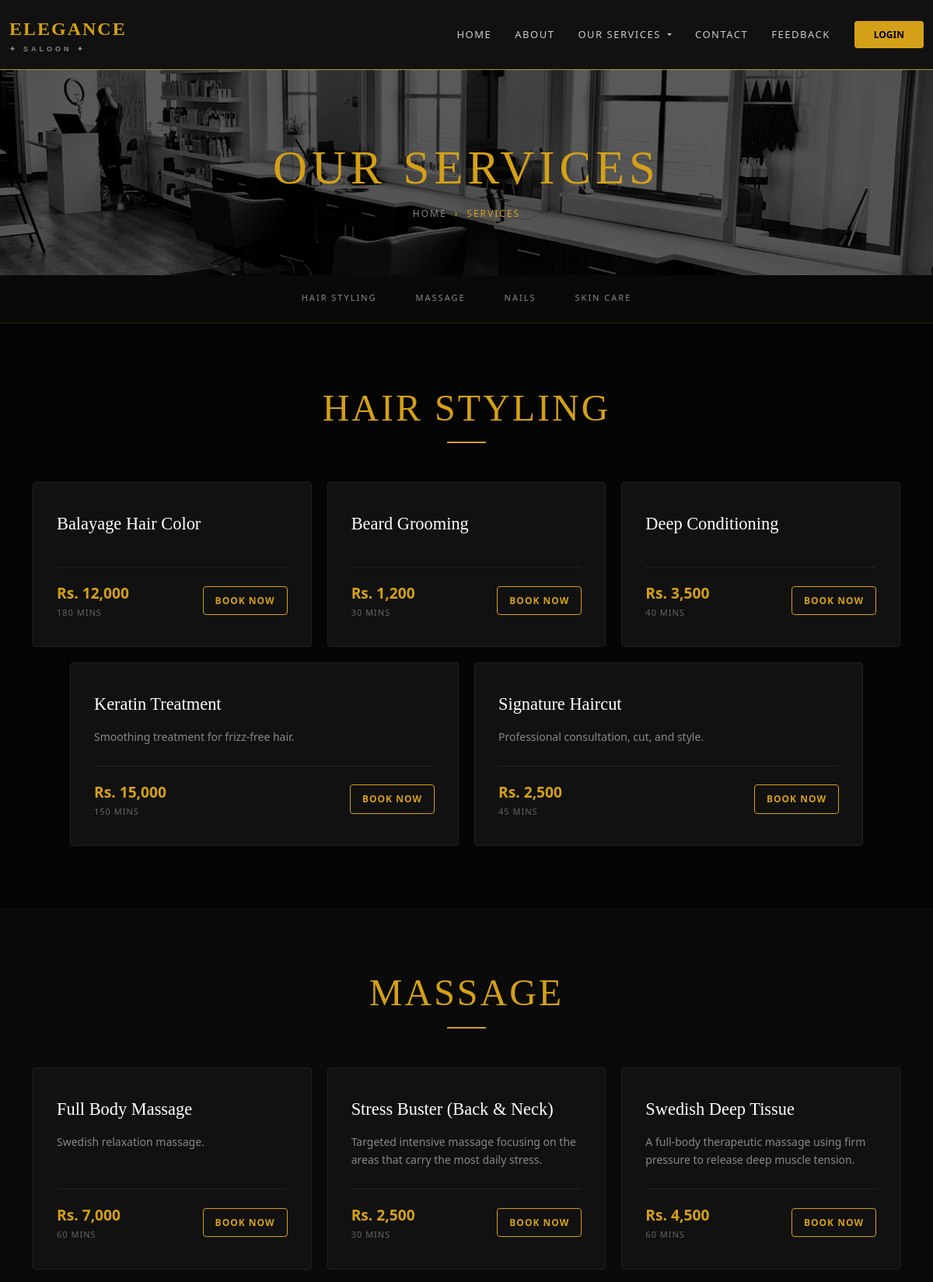
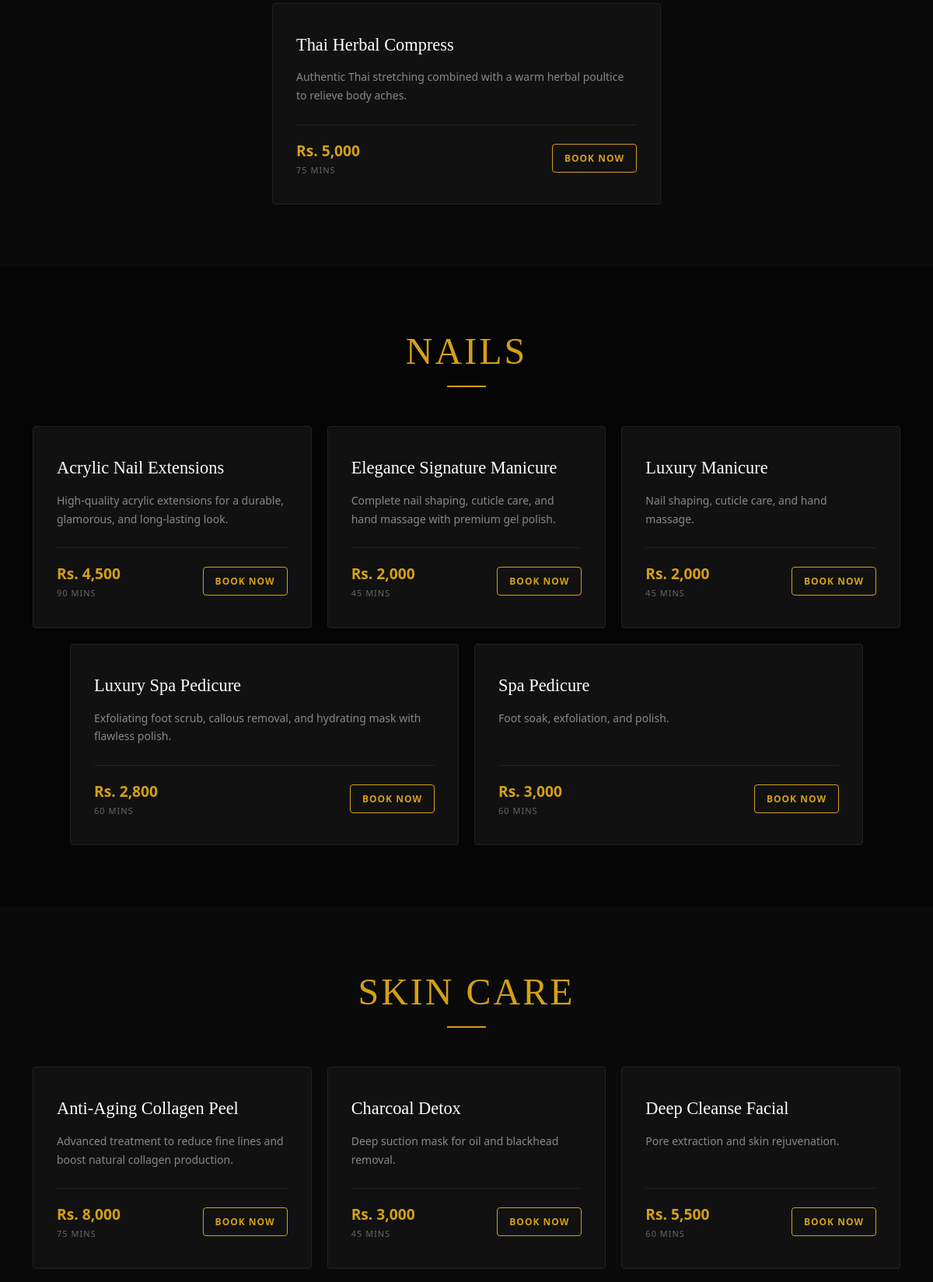
/services.php (upper part), run on the app's committed database (2 pictures, top to bottom).
### tables this page shows
CREATE TABLE `services` (
  `id` int(11) NOT NULL,
  `name` varchar(100) NOT NULL,
  `category` varchar(50) DEFAULT 'General',
  `description` text DEFAULT NULL,
  `price` decimal(10,2) DEFAULT NULL,
  `duration` int(11) DEFAULT 30,
  `status` enum('active','inactive') DEFAULT 'active'
);

### services.php (the view, shortened to what this page needs)
<?php
require_once 'includes/db.php';
$cat_query = "SELECT DISTINCT category FROM services WHERE status = 'active' ORDER BY category ASC";
$cat_result = mysqli_query($conn, $cat_query);
$categories = [];
if ($cat_result) {
    while ($row = mysqli_fetch_assoc($cat_result)) {
        $categories[] = $row['category'];
    }
}
?>
<!DOCTYPE html>
<html lang="en">
<head>
    <link rel="stylesheet" href="assets/css/bootstrap.min.css">
    <link rel="stylesheet" href="assets/css/style.css">
</head>
<body>
    <?php include('includes/header.php'); ?>
    <section class="page-hero">
        <h1>Our Services</h1>
        <div class="breadcrumb-row">
            <a href="index.php">Home</a>
            <span>&#8250;</span>
            <span>Services</span>
        </div>
    </section>
    <nav class="services-nav">
        <div class="container d-flex justify-content-center flex-wrap">
            <?php foreach ($categories as $catName): ?>
                <a href="#<?php echo strtolower(str_replace(' ', '-', $catName)); ?>"
                    class="nav-filter-btn">
                    <?php echo htmlspecialchars($catName); ?>
                </a>
            <?php endforeach; ?>
        </div>
    </nav>
    <?php
    $counter = 1;
    foreach ($categories as $catName):
        $is_alt = ($counter % 2 == 0);
        $section_id = strtolower(str_replace(' ', '-', $catName));
        $safe_cat = mysqli_real_escape_string($conn, $catName);
        $s_query = "SELECT * FROM services WHERE category = '$safe_cat' AND status = 'active' ORDER BY name ASC";
        $s_result = mysqli_query($conn, $s_query);
    ?>
        <section class="service-section <?php echo $is_alt ? 'alt-bg' : ''; ?>" id="<?php echo $section_id; ?>">
            <div class="container">
                <div class="section-header">
                    <h2 class="section-title"><?php echo htmlspecialchars($catName); ?></h2>
                    <div style="width: 50px; height: 2px; background: var(--primary-gold); margin: 15px auto;"></div>
                </div>
                <div class="services-container">
                    <?php while ($service = mysqli_fetch_assoc($s_result)): ?>
                        <div class="service-wrapper">
                            <div class="service-card">
                                <div class="service-card-name"><?php echo htmlspecialchars($service['name']); ?></div>
                                <p class="service-card-detail"><?php echo htmlspecialchars($service['description']); ?></p>
                                <div class="service-footer">
                                    <div class="d-flex flex-column">
                                        <span class="service-price">Rs. <?php echo number_format($service['price']); ?></span>
                                        <span class="service-duration"><?php echo $service['duration']; ?> MINS</span>
                                    </div>
                                    <a href="booking.php?service_id=<?php echo $service['id']; ?>" class="book-btn">Book Now</a>
                                </div>
                            </div>
                        </div>
                    <?php endwhile; ?>
                </div>
            </div>
        </section>
    <?php
        $counter++;
    endforeach;
    ?>
</body>
</html>

### assets/css/style.css (style rules this page uses)
:root { --primary-gold: #d4a017; --metallic-gold: #d4af37; --dark-gold: #b8960c; --bg-black: #0a0a0a; --bg-nav: #111111; --bg-card: #1a1a1a; --text-white: #ffffff; --text-silver: #cccccc; --text-muted: #888888; --font-primary: "Palatino Linotype", "Book Antiqua", Palatino, serif; --font-ui: "Segoe UI", Roboto, Arial, sans-serif; --nav-height: 80px; --container-width: 1200px; --trans-std: 0.3s ease; }
* { margin: 0; padding: 0; box-sizing: border-box; }
body { background-color: var(--bg-black); color: var(--text-white); font-family: var(--font-ui); line-height: 1.6; overflow-x: hidden; }
a { text-decoration: none; transition: var(--trans-std); color: inherit; }

### services.php (style rules this page uses)
:root { --gold-gradient: linear-gradient(135deg, #d4a017 0%, #f9e27d 50%, #d4a017 100%); }
html, body { max-width: 100%; overflow-x: hidden; scroll-behavior: smooth; background-color: #050505; color: #fff; }
.page-hero { background: linear-gradient(rgba(0, 0, 0, 0.65), rgba(0, 0, 0, 0.65)), url('assets/images/carousel1.png') center/cover no-repeat; padding: 90px 0 70px; text-align: center; }
.page-hero h1 { font-family: var(--font-primary); font-size: clamp(2.2rem, 6vw, 3.8rem); color: var(--primary-gold); text-transform: uppercase; letter-spacing: 6px; margin-bottom: 12px; }
.breadcrumb-row { display: flex; justify-content: center; align-items: center; gap: 10px; font-size: 12px; letter-spacing: 2px; text-transform: uppercase; color: var(--text-muted); }
.breadcrumb-row a { color: var(--text-muted); text-decoration: none; transition: 0.3s; }
.breadcrumb-row span { color: var(--primary-gold); }
.book-btn { color: var(--primary-gold); font-weight: bold; font-size: 12px; text-transform: uppercase; text-decoration: none; letter-spacing: 1px; transition: 0.3s; border: 1px solid var(--primary-gold); padding: 8px 15px; border-radius: 4px; }
.services-nav { background: rgba(10, 10, 10, 0.95); backdrop-filter: blur(10px); border-bottom: 1px solid rgba(212, 160, 23, 0.2); position: sticky; top: 0; z-index: 1000; }
.nav-filter-btn { color: #888; font-size: 11px; letter-spacing: 2px; text-transform: uppercase; padding: 20px 25px; text-decoration: none; transition: 0.3s; display: inline-block; border-bottom: 3px solid transparent; }
.service-section { padding: 80px 0; }
.service-section.alt-bg { background: #0a0a0a; }
.section-header { margin-bottom: 50px; text-align: center; }
.section-title { font-family: var(--font-primary); font-size: clamp(2rem, 5vw, 3rem); color: var(--primary-gold); text-transform: uppercase; letter-spacing: 3px; }
.services-container { display: flex; flex-wrap: wrap; gap: 20px; justify-content: center; }
.service-wrapper { flex: 1 1 350px; max-width: 500px; }
.service-card { background: #111; border: 1px solid #222; padding: 35px 30px; height: 100%; transition: 0.4s; display: flex; flex-direction: column; border-radius: 4px; }
.service-card-name { font-size: 1.4rem; color: #fff; margin-bottom: 12px; font-family: var(--font-primary); }
.service-card-detail { font-size: 14px; color: var(--text-muted); line-height: 1.7; margin-bottom: 25px; flex-grow: 1; }
.service-footer { display: flex; justify-content: space-between; align-items: center; padding-top: 18px; border-top: 1px solid #222; }
.service-price { color: var(--primary-gold); font-weight: bold; font-size: 1.2rem; }
.service-duration { font-size: 11px; color: #666; text-transform: uppercase; letter-spacing: 1px; }

### data on the page
services: name "Balayage Hair Color", price "12,000", duration "180"
services: name "Beard Grooming", price "1,200", duration "30"
services: name "Deep Conditioning", price "3,500", duration "40"
services: name "Keratin Treatment", description "Smoothing treatment for frizz-free hair.", price "15,000", duration "150"
services: name "Signature Haircut", description "Professional consultation, cut, and style.", price "2,500", duration "45"
services: name "Full Body Massage", description "Swedish relaxation massage.", price "7,000", duration "60"
services: name "Stress Buster (Back & Neck)", description "Targeted intensive massage focusing on the areas that carry the most daily stress.", price "2,500", duration "30"
services: name "Swedish Deep Tissue", description "A full-body therapeutic massage using firm pressure to release deep muscle tension.", price "4,500", duration "60"
services: name "Thai Herbal Compress", description "Authentic Thai stretching combined with a warm herbal poultice to relieve body aches.", price "5,000", duration "75"
services: name "Acrylic Nail Extensions", description "High-quality acrylic extensions for a durable, glamorous, and long-lasting look.", price "4,500", duration "90"
services: name "Elegance Signature Manicure", description "Complete nail shaping, cuticle care, and hand massage with premium gel polish.", price "2,000", duration "45"
services: name "Luxury Manicure", description "Nail shaping, cuticle care, and hand massage.", price "2,000", duration "45"
services: name "Luxury Spa Pedicure", description "Exfoliating foot scrub, callous removal, and hydrating mask with flawless polish.", price "2,800", duration "60"
services: name "Spa Pedicure", description "Foot soak, exfoliation, and polish.", price "3,000", duration "60"
services: name "Anti-Aging Collagen Peel", description "Advanced treatment to reduce fine lines and boost natural collagen production.", price "8,000", duration "75"
services: name "Charcoal Detox", description "Deep suction mask for oil and blackhead removal.", price "3,000", duration "45"
services: name "Deep Cleanse Facial", description "Pore extraction and skin rejuvenation.", price "5,500", duration "60"

### other printed values
$catName "HAIR STYLING"
$catName "MASSAGE"
$catName "NAILS"
$catName "SKIN CARE"
